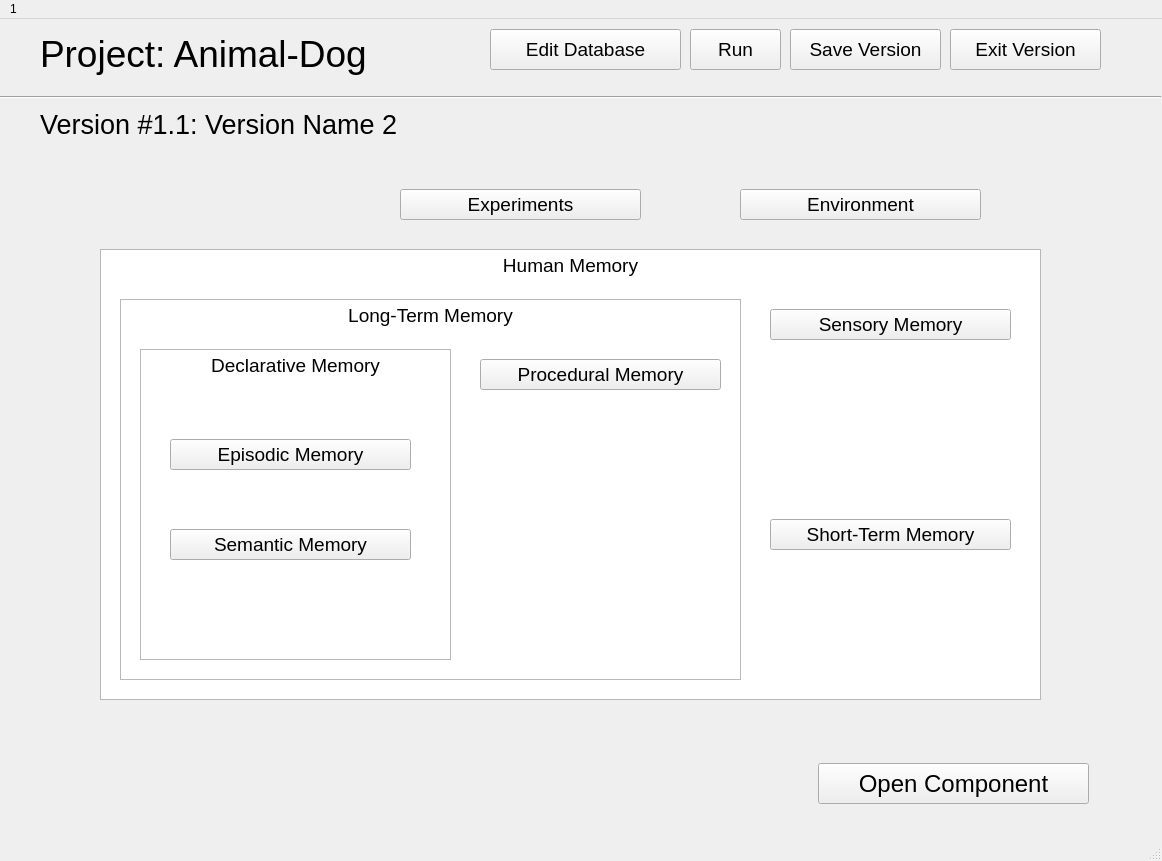
<?xml version="1.0" encoding="UTF-8"?>
<ui version="4.0">
 <class>ProjectWindow</class>
 <widget class="QMainWindow" name="ProjectWindow">
  <property name="geometry">
   <rect>
    <x>0</x>
    <y>0</y>
    <width>1162</width>
    <height>861</height>
   </rect>
  </property>
  <property name="sizePolicy">
   <sizepolicy hsizetype="Preferred" vsizetype="Preferred">
    <horstretch>0</horstretch>
    <verstretch>0</verstretch>
   </sizepolicy>
  </property>
  <property name="windowTitle">
   <string>MainWindow</string>
  </property>
  <widget class="QWidget" name="centralwidget">
   <widget class="QPushButton" name="saveVerBtn">
    <property name="geometry">
     <rect>
      <x>790</x>
      <y>10</y>
      <width>151</width>
      <height>41</height>
     </rect>
    </property>
    <property name="font">
     <font>
      <pointsize>14</pointsize>
     </font>
    </property>
    <property name="text">
     <string>Save Version</string>
    </property>
   </widget>
   <widget class="QLabel" name="label">
    <property name="geometry">
     <rect>
      <x>40</x>
      <y>10</y>
      <width>591</width>
      <height>51</height>
     </rect>
    </property>
    <property name="text">
     <string>&lt;html&gt;&lt;head/&gt;&lt;body&gt;&lt;p&gt;&lt;span style=&quot; font-size:28pt;&quot;&gt;Project: Animal-Dog&lt;/span&gt;&lt;/p&gt;&lt;/body&gt;&lt;/html&gt;</string>
    </property>
   </widget>
   <widget class="Line" name="line">
    <property name="geometry">
     <rect>
      <x>0</x>
      <y>70</y>
      <width>1161</width>
      <height>16</height>
     </rect>
    </property>
    <property name="orientation">
     <enum>Qt::Horizontal</enum>
    </property>
   </widget>
   <widget class="QLabel" name="label_2">
    <property name="geometry">
     <rect>
      <x>40</x>
      <y>80</y>
      <width>401</width>
      <height>51</height>
     </rect>
    </property>
    <property name="text">
     <string>&lt;html&gt;&lt;head/&gt;&lt;body&gt;&lt;p&gt;&lt;span style=&quot; font-size:20pt;&quot;&gt;Version #1.1: Version Name 2&lt;/span&gt;&lt;/p&gt;&lt;/body&gt;&lt;/html&gt;</string>
    </property>
   </widget>
   <widget class="QPushButton" name="ExpBtn">
    <property name="geometry">
     <rect>
      <x>400</x>
      <y>170</y>
      <width>241</width>
      <height>31</height>
     </rect>
    </property>
    <property name="font">
     <font>
      <pointsize>14</pointsize>
     </font>
    </property>
    <property name="text">
     <string>Experiments</string>
    </property>
   </widget>
   <widget class="QPushButton" name="openBtn">
    <property name="geometry">
     <rect>
      <x>818</x>
      <y>744</y>
      <width>271</width>
      <height>41</height>
     </rect>
    </property>
    <property name="font">
     <font>
      <pointsize>18</pointsize>
     </font>
    </property>
    <property name="text">
     <string>Open Component</string>
    </property>
   </widget>
   <widget class="QPushButton" name="editDatabaseBtn">
    <property name="geometry">
     <rect>
      <x>490</x>
      <y>10</y>
      <width>191</width>
      <height>41</height>
     </rect>
    </property>
    <property name="font">
     <font>
      <pointsize>14</pointsize>
     </font>
    </property>
    <property name="text">
     <string>Edit Database</string>
    </property>
   </widget>
   <widget class="QPushButton" name="runBtn">
    <property name="geometry">
     <rect>
      <x>690</x>
      <y>10</y>
      <width>91</width>
      <height>41</height>
     </rect>
    </property>
    <property name="font">
     <font>
      <pointsize>14</pointsize>
     </font>
    </property>
    <property name="text">
     <string>Run</string>
    </property>
   </widget>
   <widget class="QTextBrowser" name="textBrowser">
    <property name="geometry">
     <rect>
      <x>100</x>
      <y>230</y>
      <width>941</width>
      <height>451</height>
     </rect>
    </property>
    <property name="html">
     <string>&lt;!DOCTYPE HTML PUBLIC &quot;-//W3C//DTD HTML 4.0//EN&quot; &quot;http://www.w3.org/TR/REC-html40/strict.dtd&quot;&gt;
&lt;html&gt;&lt;head&gt;&lt;meta name=&quot;qrichtext&quot; content=&quot;1&quot; /&gt;&lt;style type=&quot;text/css&quot;&gt;
p, li { white-space: pre-wrap; }
&lt;/style&gt;&lt;/head&gt;&lt;body style=&quot; font-family:'Ubuntu'; font-size:11pt; font-weight:400; font-style:normal;&quot;&gt;
&lt;p align=&quot;center&quot; style=&quot; margin-top:0px; margin-bottom:0px; margin-left:0px; margin-right:0px; -qt-block-indent:0; text-indent:0px;&quot;&gt;&lt;span style=&quot; font-size:14pt;&quot;&gt;Human Memory&lt;/span&gt;&lt;/p&gt;&lt;/body&gt;&lt;/html&gt;</string>
    </property>
   </widget>
   <widget class="QTextBrowser" name="textBrowser_2">
    <property name="geometry">
     <rect>
      <x>120</x>
      <y>280</y>
      <width>621</width>
      <height>381</height>
     </rect>
    </property>
    <property name="html">
     <string>&lt;!DOCTYPE HTML PUBLIC &quot;-//W3C//DTD HTML 4.0//EN&quot; &quot;http://www.w3.org/TR/REC-html40/strict.dtd&quot;&gt;
&lt;html&gt;&lt;head&gt;&lt;meta name=&quot;qrichtext&quot; content=&quot;1&quot; /&gt;&lt;style type=&quot;text/css&quot;&gt;
p, li { white-space: pre-wrap; }
&lt;/style&gt;&lt;/head&gt;&lt;body style=&quot; font-family:'Ubuntu'; font-size:11pt; font-weight:400; font-style:normal;&quot;&gt;
&lt;p align=&quot;center&quot; style=&quot; margin-top:0px; margin-bottom:0px; margin-left:0px; margin-right:0px; -qt-block-indent:0; text-indent:0px;&quot;&gt;&lt;span style=&quot; font-size:14pt;&quot;&gt;Long-Term Memory&lt;/span&gt;&lt;/p&gt;&lt;/body&gt;&lt;/html&gt;</string>
    </property>
   </widget>
   <widget class="QTextBrowser" name="textBrowser_3">
    <property name="geometry">
     <rect>
      <x>140</x>
      <y>330</y>
      <width>311</width>
      <height>311</height>
     </rect>
    </property>
    <property name="html">
     <string>&lt;!DOCTYPE HTML PUBLIC &quot;-//W3C//DTD HTML 4.0//EN&quot; &quot;http://www.w3.org/TR/REC-html40/strict.dtd&quot;&gt;
&lt;html&gt;&lt;head&gt;&lt;meta name=&quot;qrichtext&quot; content=&quot;1&quot; /&gt;&lt;style type=&quot;text/css&quot;&gt;
p, li { white-space: pre-wrap; }
&lt;/style&gt;&lt;/head&gt;&lt;body style=&quot; font-family:'Ubuntu'; font-size:11pt; font-weight:400; font-style:normal;&quot;&gt;
&lt;p align=&quot;center&quot; style=&quot; margin-top:0px; margin-bottom:0px; margin-left:0px; margin-right:0px; -qt-block-indent:0; text-indent:0px;&quot;&gt;&lt;span style=&quot; font-size:14pt;&quot;&gt;Declarative Memory&lt;/span&gt;&lt;/p&gt;&lt;/body&gt;&lt;/html&gt;</string>
    </property>
   </widget>
   <widget class="QPushButton" name="EnvBtn">
    <property name="geometry">
     <rect>
      <x>740</x>
      <y>170</y>
      <width>241</width>
      <height>31</height>
     </rect>
    </property>
    <property name="font">
     <font>
      <pointsize>14</pointsize>
     </font>
    </property>
    <property name="text">
     <string>Environment</string>
    </property>
   </widget>
   <widget class="QPushButton" name="SensMBtn">
    <property name="geometry">
     <rect>
      <x>770</x>
      <y>290</y>
      <width>241</width>
      <height>31</height>
     </rect>
    </property>
    <property name="font">
     <font>
      <pointsize>14</pointsize>
     </font>
    </property>
    <property name="text">
     <string>Sensory Memory</string>
    </property>
   </widget>
   <widget class="QPushButton" name="STMBtn">
    <property name="geometry">
     <rect>
      <x>770</x>
      <y>500</y>
      <width>241</width>
      <height>31</height>
     </rect>
    </property>
    <property name="font">
     <font>
      <pointsize>14</pointsize>
     </font>
    </property>
    <property name="text">
     <string>Short-Term Memory</string>
    </property>
   </widget>
   <widget class="QPushButton" name="ProcMBtn">
    <property name="geometry">
     <rect>
      <x>480</x>
      <y>340</y>
      <width>241</width>
      <height>31</height>
     </rect>
    </property>
    <property name="font">
     <font>
      <pointsize>14</pointsize>
     </font>
    </property>
    <property name="text">
     <string>Procedural Memory</string>
    </property>
   </widget>
   <widget class="QPushButton" name="EpisMBtn">
    <property name="geometry">
     <rect>
      <x>170</x>
      <y>420</y>
      <width>241</width>
      <height>31</height>
     </rect>
    </property>
    <property name="font">
     <font>
      <pointsize>14</pointsize>
     </font>
    </property>
    <property name="text">
     <string>Episodic Memory</string>
    </property>
   </widget>
   <widget class="QPushButton" name="SemMBtn">
    <property name="geometry">
     <rect>
      <x>170</x>
      <y>510</y>
      <width>241</width>
      <height>31</height>
     </rect>
    </property>
    <property name="font">
     <font>
      <pointsize>14</pointsize>
     </font>
    </property>
    <property name="text">
     <string>Semantic Memory</string>
    </property>
   </widget>
   <widget class="QPushButton" name="exitVerBtn">
    <property name="geometry">
     <rect>
      <x>950</x>
      <y>10</y>
      <width>151</width>
      <height>41</height>
     </rect>
    </property>
    <property name="font">
     <font>
      <pointsize>14</pointsize>
     </font>
    </property>
    <property name="text">
     <string>Exit Version</string>
    </property>
   </widget>
  </widget>
  <widget class="QMenuBar" name="menubar">
   <property name="geometry">
    <rect>
     <x>0</x>
     <y>0</y>
     <width>1162</width>
     <height>22</height>
    </rect>
   </property>
   <widget class="QMenu" name="menuInteractive_System_Modelling">
    <property name="title">
     <string>1</string>
    </property>
   </widget>
   <addaction name="menuInteractive_System_Modelling"/>
  </widget>
  <widget class="QStatusBar" name="statusbar"/>
 </widget>
 <resources/>
 <connections/>
</ui>
